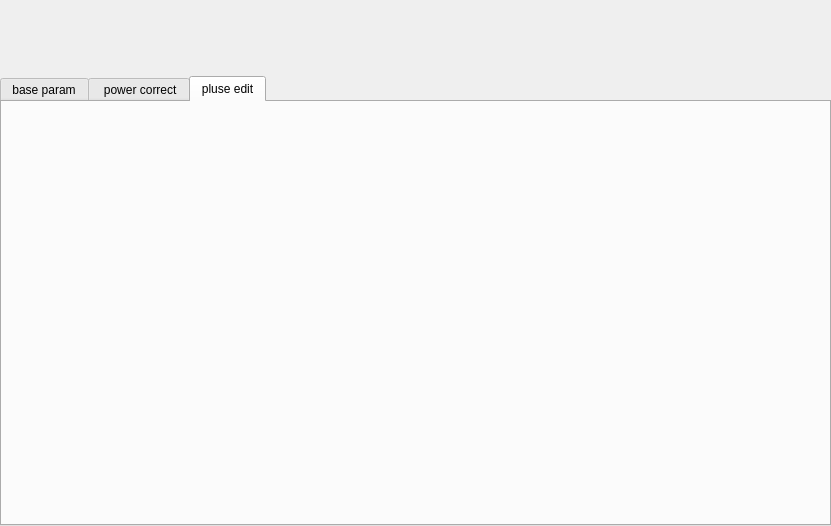
<?xml version="1.0" encoding="UTF-8"?>
<ui version="4.0">
 <class>macoustoParam</class>
 <widget class="QWidget" name="macoustoParam">
  <property name="geometry">
   <rect>
    <x>0</x>
    <y>0</y>
    <width>831</width>
    <height>526</height>
   </rect>
  </property>
  <property name="windowTitle">
   <string>Form</string>
  </property>
  <layout class="QGridLayout" name="gridLayout">
   <property name="leftMargin">
    <number>0</number>
   </property>
   <property name="topMargin">
    <number>15</number>
   </property>
   <property name="rightMargin">
    <number>0</number>
   </property>
   <property name="bottomMargin">
    <number>0</number>
   </property>
   <property name="horizontalSpacing">
    <number>0</number>
   </property>
   <item row="0" column="0">
    <widget class="MacoustoWidgetTab" name="macoustoWidgetTab" native="true">
     <property name="minimumSize">
      <size>
       <width>0</width>
       <height>55</height>
      </size>
     </property>
     <property name="maximumSize">
      <size>
       <width>16777215</width>
       <height>55</height>
      </size>
     </property>
    </widget>
   </item>
   <item row="1" column="0">
    <widget class="QTabWidget" name="tabWidget">
     <property name="currentIndex">
      <number>2</number>
     </property>
     <widget class="mAcoustoBase" name="mTabBaseTab">
      <attribute name="title">
       <string>base param</string>
      </attribute>
     </widget>
     <widget class="mPowerChage" name="mPowerCorTab">
      <attribute name="title">
       <string> power correct</string>
      </attribute>
     </widget>
     <widget class="maichongwdt" name="mPluseTab">
      <attribute name="title">
       <string>pluse edit</string>
      </attribute>
     </widget>
    </widget>
   </item>
  </layout>
 </widget>
 <customwidgets>
  <customwidget>
   <class>mAcoustoBase</class>
   <extends>QWidget</extends>
   <header>macoustobase.h</header>
   <container>1</container>
  </customwidget>
  <customwidget>
   <class>mPowerChage</class>
   <extends>QWidget</extends>
   <header>mpowerchage.h</header>
   <container>1</container>
  </customwidget>
  <customwidget>
   <class>maichongwdt</class>
   <extends>QWidget</extends>
   <header>maichongwdt.h</header>
   <container>1</container>
  </customwidget>
  <customwidget>
   <class>MacoustoWidgetTab</class>
   <extends>QWidget</extends>
   <header location="global">MacoustoWidgetTab.h</header>
   <container>1</container>
  </customwidget>
 </customwidgets>
 <resources/>
 <connections/>
</ui>
